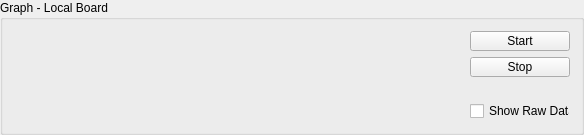
     <widget class="QGroupBox" name="groupBox_4">
      <property name="sizePolicy">
       <sizepolicy hsizetype="Preferred" vsizetype="Preferred">
        <horstretch>0</horstretch>
        <verstretch>0</verstretch>
       </sizepolicy>
      </property>
      <property name="title">
       <string>Graph - Local Board</string>
      </property>
      <layout class="QHBoxLayout" name="horizontalLayout" stretch="0,0">
       <item>
        <widget class="Graph" name="graphView" native="true">
         <property name="sizePolicy">
          <sizepolicy hsizetype="MinimumExpanding" vsizetype="Minimum">
           <horstretch>0</horstretch>
           <verstretch>7</verstretch>
          </sizepolicy>
         </property>
         <property name="minimumSize">
          <size>
           <width>450</width>
           <height>90</height>
          </size>
         </property>
         <property name="maximumSize">
          <size>
           <width>16777215</width>
           <height>90</height>
          </size>
         </property>
        </widget>
       </item>
       <item>
        <layout class="QVBoxLayout" name="SideBarVerticalLayout">
         <item>
          <widget class="QPushButton" name="cmdStartGraph">
           <property name="minimumSize">
            <size>
             <width>100</width>
             <height>20</height>
            </size>
           </property>
           <property name="maximumSize">
            <size>
             <width>100</width>
             <height>20</height>
            </size>
           </property>
           <property name="text">
            <string>Start</string>
           </property>
          </widget>
         </item>
         <item>
          <widget class="QPushButton" name="cmdStopGraph">
           <property name="minimumSize">
            <size>
             <width>100</width>
             <height>20</height>
            </size>
           </property>
           <property name="maximumSize">
            <size>
             <width>100</width>
             <height>20</height>
            </size>
           </property>
           <property name="text">
            <string>Stop</string>
           </property>
          </widget>
         </item>
         <item>
          <spacer name="verticalSpacer_2">
           <property name="orientation">
            <enum>Qt::Orientation::Vertical</enum>
           </property>
           <property name="sizeType">
            <enum>QSizePolicy::Policy::MinimumExpanding</enum>
           </property>
           <property name="sizeHint" stdset="0">
            <size>
             <width>13</width>
             <height>13</height>
            </size>
           </property>
          </spacer>
         </item>
         <item>
          <widget class="QCheckBox" name="chkRawData">
           <property name="minimumSize">
            <size>
             <width>100</width>
             <height>20</height>
            </size>
           </property>
           <property name="maximumSize">
            <size>
             <width>100</width>
             <height>20</height>
            </size>
           </property>
           <property name="toolTip">
            <string>Show data without offsets</string>
           </property>
           <property name="statusTip">
            <string/>
           </property>
           <property name="text">
            <string>Show Raw Data</string>
           </property>
          </widget>
         </item>
        </layout>
       </item>
      </layout>
     </widget>
